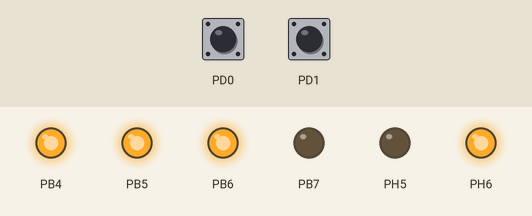
The program below on a simulated ATmega2560, built with avr-gcc and emulated at 16 MHz. Parts: output pins drawn as LEDs (lit = HIGH). Inputs (shaded band) come from the test bench; at power-on: PD0 HIGH, PD1 HIGH. What the program prints to the serial monitor is not drawn.

Above: at 0.1 s.
Timing chart, 0 to 1.6 s (numbered marks = the images above):
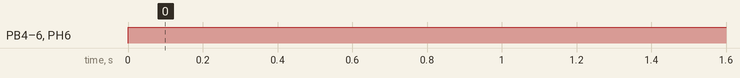

The program:

main.cpp
```cpp
/*
 * encoder-test_diff.cpp
 *
 * Created: 12/5/2017 12:25:14 PM
 * Author : Ab Timilsina
 */
 #ifndef F_CPU
 #define F_CPU	16000000UL
 #endif

#include <avr/io.h>
#include <avr/interrupt.h>
#include "Motor.h"
#include "Encoder.h"
#include "uart.h"

 Encoder e[2];

int main(void)
{
  Motor m1,m2;
  m1.Initialise(1),m2.Initialise(2);
   e[0].Initialise(1),e[1].Initialise(2);
   initUART0();
   m1.SetOcrValue(249);
  m2.SetOcrValue(249);
     sei();
    while (1)
    {
		//UART0TransmitString("E1: ");
		//UART0TransmitData(e[0].Get_count());
		//UART0Transmit('\t');
//
		//UART0TransmitString("E2: ");
		//UART0TransmitData(e[1].Get_count());
		//UART0Transmit('\n');
    }
}

ISR(INT_VECT1)
{
	if(bit_is_set(ENCODER1_CHAPORTPIN,ENCODER1_CHBPIN))		//ENCODER_CHAPORTPIN,ENCODER_CHBPIN
	{
		e[0].incCount();
	}
	else
	e[0].dcrCount();

}

ISR(INT_VECT2)
{
	if(bit_is_set(ENCODER2_CHAPORTPIN,ENCODER2_CHBPIN))		//ENCODER_CHAPORTPIN,ENCODER_CHBPIN
	{
		e[1].incCount();
	}
	else
	e[1].dcrCount();
}


ISR(TIMER5_COMPA_vect)
{
	e[1].Calc_Speed();
	UART0TransmitData(e[1].Get_Speed());
	UART0Transmit('\n');
}
```

Encoder.cpp
```cpp
/*
* Encoder.cpp
*
* Created: 10/15/2017 5:57:05 PM
* Author: Subash Timilsina
*/


#include "Encoder.h"

void Encoder::Initialise(uint8_t x)
{
	no = x;
	if(no==1)
	{
		INPUT(ENCODER1_CHANNELA);
		INPUT(ENCODER1_CHANNELB);
		SET(ENCODER1_CHANNELA);
		SET(ENCODER1_CHANNELB);
	}
	else if(no==2)
	{
		INPUT(ENCODER2_CHANNELA);
		INPUT(ENCODER2_CHANNELB);
		SET(ENCODER2_CHANNELA);
		SET(ENCODER2_CHANNELB);
	}
	else if(no==3)
	{
		INPUT(ENCODER3_CHANNELA);
		INPUT(ENCODER3_CHANNELB);
		SET(ENCODER3_CHANNELA);
		SET(ENCODER3_CHANNELB);
	}

	Init_Interrupts();
	Init_Timers();
}

void Encoder::Init_Interrupts()
{
	sei();
	if(no==1)
	{
		EIMSK &= ~(1<<ENCODER1_INT);
		EICRA |= (1<<INT1_ISC1);	//falling edge
		EIMSK |= (1<<ENCODER1_INT);		//setting INT pin
		EIFR |= (1<<INT1_INTF);	    //clear int flag
	}
	else if (no==2)
	{
		EIMSK &= ~(1<<ENCODER2_INT);
		EICRA |= (1<<INT2_ISC1);	//falling edge
		EIMSK |= (1<<ENCODER2_INT);		//setting INT pin
		EIFR |= (1<<INT2_INTF);	    //clear int flag
	}
	else if (no==3)
	{
		EIMSK &= ~(1<<ENCODER3_INT);
		EICRA |= (1<<INT3_ISC1);	//falling edge
		EIMSK |= (1<<ENCODER3_INT);		//setting INT pin
		EIFR |= (1<<INT3_INTF);	    //clear int flag
	}
}

void Encoder::Init_Timers()
{
	TCCR5B |= ((1<<WGM52)|(1<<CS50)|(1<<CS51)); //CTC mode and prescaler of 64
	TIMSK5 |= (1<<OCIE5A);
	OCR5A  = (F_CPU/1000)*(DELAYTIMEMS/64.0);
	TCNT5 = 0;
}


void Encoder::Calc_Speed()				//keep in timer compare match
{
	speed = pprcount;
	pprcount = 0;
}
```

Encoder.h
```cpp
/*
* Encoder.h
*
* Created: 10/15/2017 5:57:05 PM
* Author: Subash Timilsina
*/


#ifndef __ENCODER_H__
#define __ENCODER_H__

#include <avr/io.h>
#include <avr/interrupt.h>
#include "headers.h"

#ifndef F_CPU
#define F_CPU		16000000UL
#endif

#define	 CLOCKWISE			1
#define	 ANTICLOCKWISE		0

#define  DELAYTIMEMS		20.0

#define	 PPR	250.0

//encoder 1

#define  ENCODER1_CHANNELA	D,0
#define	 ENCODER1_CHANNELB	A,0
#define	 ENCODER1_INT		INT0

#define	 ENCODER1_CHAPORTPIN	 PINA
#define	 ENCODER1_CHBPIN		 PA0
#define	 INT1_ISC1			ISC01
#define	 INT1_INTF			INTF0

#define  INT_VECT1			INT0_vect

//encoder 2

#define  ENCODER2_CHANNELA		D,1
#define	 ENCODER2_CHANNELB		A,1
#define	 ENCODER2_INT			INT1

#define	 ENCODER2_CHAPORTPIN	 PINA
#define	 ENCODER2_CHBPIN		 PA1
#define	 INT2_ISC1				ISC11
#define	 INT2_INTF				INTF1

#define  INT_VECT2				INT1_vect

//encoder 3

#define  ENCODER3_CHANNELA		D,2
#define	 ENCODER3_CHANNELB		A,2
#define	 ENCODER3_INT			INT2

#define	 ENCODER3_CHAPORTPIN	 PINA
#define	 ENCODER3_CHBPIN		 PA2
#define	 INT3_ISC1				ISC21
#define	 INT3_INTF				INTF2

#define  INT_VECT3				INT2_vect


class Encoder
{
	private:
		uint8_t no;
		long int speed;
		long int pprcount;

	public:
	Encoder():speed(0),pprcount(0){};
	void Initialise(uint8_t x);
	void Init_Interrupts();
	void Init_Timers();
	void Calc_Speed();
	inline long int Get_Speed(){return speed;};
	inline void Set_Speed(int val){speed = val;};
	inline void incCount(){pprcount++;};
	inline void dcrCount(){pprcount--;};
	inline int Get_count(){return pprcount;};
	inline void Set_count(int val){pprcount = val;};
};

#endif //__ENCODER_H__
```

Motor.cpp
```cpp
#include "Motor.h"


void Motor::Initialise(uint8_t no)
{
	num = no;
	InitPWM();

	StopMotor();
	SetOcrValue(0);

}

void Motor::InitPWM()
{
	if (num==1)
	{
		OUTPUT(DD_F1);
		OUTPUT(DD_B1);

		OUTPUT(DD_PWM1);

		PWM_TCCRA1	|=  ( 1 << PWM_1COM1 ) | ( 1 << PWM_1WGM1 );														//
		PWM_TCCRB1	|=  ( 1 << PWM_1WGM2 ) | ( 1 << PWM_1WGM3 ) | ( 1 << PWM_1CS1);									//PRESCALAR 8
		PWM_ICR1		 =         ICR_TOP;
	}
	else if(num==2)
	{
		OUTPUT(DD_F2);
		OUTPUT(DD_B2);

		OUTPUT(DD_PWM2);

		PWM_TCCRA2	|=  ( 1 << PWM_2COM1 ) | ( 1 << PWM_2WGM1 );														//
		PWM_TCCRB2	|=  ( 1 << PWM_2WGM2 ) | ( 1 << PWM_2WGM3 ) | ( 1 << PWM_2CS1);									//PRESCALAR 8
		PWM_ICR2		 =         ICR_TOP;
	}

}

void Motor::SetForwardDirection()
{
	switch(num)
	{
		case 1:
			SET		(DD_F1);
			CLEAR	(DD_B1);
			break;
		case 2:
			SET		(DD_F2);
			CLEAR	(DD_B2);
			break;

	}


}
void Motor::SetReverseDirection()
{
	switch(num)
	{
		case 1:
			CLEAR	(DD_F1);
			SET		(DD_B1);
			break;
		case 2:
			CLEAR	(DD_F2);
			SET		(DD_B2);
			break;
	}

}

void Motor::StopMotor()
{
	switch(num)
	{
		case 1:
			CLEAR	(DD_F1);
			CLEAR	(DD_B1);

			PWM_OCR1 = 0;
			break;
		case 2:
			CLEAR	(DD_F2);
			CLEAR	(DD_B2);

			PWM_OCR2 = 0;
			break;
	}
}


void Motor::SetOcrValue(int Ocr)
{
	if (Ocr > 0)
		SetForwardDirection();
	if( Ocr < 0)
	{
		Ocr = -Ocr;
		SetReverseDirection();
	}
	if( Ocr >= MAX_VALUE)
		Ocr = MAX_VALUE;

	switch(num)
	{
		case 1:
			PWM_OCR1	= Ocr;
			break;
		case 2:
			PWM_OCR2	= Ocr;
			break;
	}
}
```

Motor.h
```cpp
#ifndef MOTOR_H
#define MOTOR_H


	#include "headers.h"

     #define ICR_TOP   249
     #define MAX_VALUE 249
     #define MIN_VALUE 0


	//For motor 1


    #define DD_F1 B,4
    #define DD_B1 B,7

    #define DD_PWM1			B,6
    #define PWM_TCCRA1		TCCR1A
    #define PWM_TCCRB1		TCCR1B
    #define PWM_ICR1			ICR1
    #define PWM_OCR1			OCR1B

    #define PWM_1COM0		COM1B0
    #define PWM_1COM1		COM1B1

    #define PWM_1WGM0		WGM10
    #define PWM_1WGM1		WGM11
    #define PWM_1WGM2		WGM12
    #define PWM_1WGM3		WGM13
    #define PWM_1CS0			CS10
    #define PWM_1CS1			CS11
    #define PWM_1CS2			CS12

    //For motor 2

    #define DD_F2 H,6
    #define DD_B2 H,5

    #define DD_PWM2			B,5
    #define PWM_TCCRA2		TCCR1A
    #define PWM_TCCRB2		TCCR1B
    #define PWM_ICR2			ICR1
    #define PWM_OCR2			OCR1A

    #define PWM_2COM0		COM1A0
    #define PWM_2COM1		COM1A1

    #define PWM_2WGM0		WGM10
    #define PWM_2WGM1		WGM11
    #define PWM_2WGM2		WGM12
    #define PWM_2WGM3		WGM13
    #define PWM_2CS0			CS10
    #define PWM_2CS1			CS11
    #define PWM_2CS2			CS12


class Motor
{

     private:
		uint8_t num;
     public:
        void Initialise(uint8_t no);

        void InitPWM();

        void SetForwardDirection();
        void SetReverseDirection();
        void StopMotor();
        void SetOcrValue(int x);
};

#endif // MOTOR_H
```

headers.h
```cpp
#ifndef HEADERS_H_
#define HEADERS_H_


#ifndef F_CPU
#define F_CPU 16000000UL
#endif


#define INPUT2(port,pin) DDR ## port &= ~_BV(pin)
#define OUTPUT2(port,pin) DDR ## port |= _BV(pin)
#define CLEAR2(port,pin) PORT ## port &= ~_BV(pin)
#define SET2(port,pin) PORT ## port |= _BV(pin)
#define TOGGLE2(port,pin) PORT ## port ^= _BV(pin)
#define READ2(port,pin) ((PIN ## port & _BV(pin))?1:0)


#define INPUT(x) INPUT2(x)
#define OUTPUT(x) OUTPUT2(x)
#define CLEAR(x) CLEAR2(x)
#define SET(x) SET2(x)
#define TOGGLE(x) TOGGLE2(x)
#define READ(x) READ2(x)


#include <avr/io.h>
#include <avr/interrupt.h>
#include <util/delay.h>
#include <math.h>


#endif /* HEADERS_H_ */
```

uart.cpp
```cpp
/*
 * uart.c
 *
 * Created: 5/4/2016 3:33:27 AM
 *  Author:
 */

#include "uart.h"


char buffer=0,buffer1=0,buffer3=0;
unsigned char buffer2=0;
signed char rcvdata[8];
static uint8_t datacount;
volatile bool rcvflag = false;


void initUART0(void)
{
	//set baud rate
	UBRR0H=(MYUBRR0)>>8;
	UBRR0L=MYUBRR0;

	//Enable Receiver and Transmitter
	UCSR0B = ((1<<RXEN0)|(1<<TXEN0)|(1<<RXCIE0));

	//set frame format
	UCSR0C=((1<<UCSZ00)|(1<<UCSZ01));
}

void initUART1(void)
{
	//set baud rate
	UBRR1H=(MYUBRR1)>>8;
	UBRR1L=MYUBRR1;

	//Enable Receiver and Transmitter
	UCSR1B = ((1<<RXEN1)|(1<<TXEN1)|(1<<RXCIE1));

	//set frame format
	UCSR1C= ((1<<UCSZ10)|(1<<UCSZ11));
}

void initUART2(void)
{
	datacount = 0;
	//set baud rate
	UBRR2H=(MYUBRR2)>>8;
	UBRR2L=MYUBRR2;

	//Enable Receiver and Transmitter
	UCSR2B = ((1<<RXEN2)|(1<<TXEN2)|(1<<RXCIE2));

	//set frame format
	UCSR2C= ((1<<UCSZ20)|(1<<UCSZ21));
}

void initUART3(void)
{
	//set baud rate
	UBRR3H=(MYUBRR3)>>8;
	UBRR3L=MYUBRR3;

	//Enable Receiver and Transmitter
	UCSR3B = ((1<<RXEN3)|(1<<TXEN3)|(1<<RXCIE3));

	//set frame format
	UCSR3C= ((1<<UCSZ30)|(1<<UCSZ31));
}

void UART0Transmit(unsigned char data)
{
	//wait for transmit buffer to be empty
	while(!((UCSR0A)&(1<<UDRE0)));

	//send data
	UDR0=data;
}


void UART1Transmit(unsigned char data)
{
	//wait for transmit buffer to be empty
	while(!((UCSR1A)&(1<<UDRE1)));

	//send data
	UDR1=data;
}


void UART2Transmit(unsigned char data)
{
	//wait for transmit buffer to be empty
	while(!((UCSR2A)&(1<<UDRE2)));

	//send data
	UDR2=data;
}
void UART3Transmit(unsigned char data)
{
	//wait for transmit buffer to be empty
	while(!((UCSR3A)&(1<<UDRE3)));

	//send data
	UDR3=data;
}


unsigned char UART0Receive(void)
{
	char data=buffer;
	buffer=0;
	return data;
}

unsigned char UART1Receive(void)
{
	char data=buffer1;
	buffer1=0;
	return data;
}


unsigned char UART2Receive(void)
{
	char data=buffer2;
	buffer2=0;
	return data;
}

unsigned char UART3Receive(void)
{
	char data=buffer3;
	buffer3=0;
	return data;
}

void UART0TransmitData(int data)
{
	char buffer[20];
	char *i=0;
	itoa(data,buffer,10);
	i=buffer;
	while(*i)
		UART0Transmit(*i++);
}

void UART1TransmitData(int data)
{
	char buffer[20];
	char *i=0;
	itoa(data,buffer,10);
	i=buffer;
	while(*i)
	UART1Transmit(*i++);
}

void UART2TransmitData(int data)
{
	char buffer[20];
	char *i=0;
	itoa(data,buffer,10);
	i=buffer;
	while(*i)
	UART2Transmit(*i++);
}

void UART3TransmitData(int data)
{
	char buffer[20];
	char *i=0;
	itoa(data,buffer,10);
	i=buffer;
	while(*i)
	UART3Transmit(*i++);
}


void UART0TransmitString(const char *s)
{
	while(*s)
		UART0Transmit(*s++);
}

void UART1TransmitString(const char *s)
{
	while(*s)
	UART1Transmit(*s++);
}


void UART2TransmitString(const char *s)
{
	while(*s)
	UART2Transmit(*s++);
}

void UART3TransmitString(const char *s)
{
	while(*s)
	UART3Transmit(*s++);
}

ISR(USART0_RX_vect)
{
	buffer=UDR0;
}

ISR(USART1_RX_vect)
{
	buffer1=UDR1;

}

ISR(USART2_RX_vect)
{
	buffer2=UDR2;
}
ISR(USART3_RX_vect)
{
	buffer3=UDR3;
}
```

uart.h
```cpp
/*
 * uart.h
 *
 * Created: 5/4/2016 3:33:44 AM
 *  Author:
 */


#ifndef UART_H_
#define UART_H_

#ifndef F_CPU
#define F_CPU 16000000UL
#endif

#define BAUD_RATE3 9600
#define MYUBRR3 F_CPU/16/BAUD_RATE3-1

#define BAUD_RATE2 9600
#define MYUBRR2 F_CPU/16/BAUD_RATE2-1

#define BAUD_RATE1 9600
#define MYUBRR1 F_CPU/16/BAUD_RATE1-1

#define BAUD_RATE0 38400
#define MYUBRR0 F_CPU/16/BAUD_RATE0-1

#define TIMEOUT 10
#define START_BYTE 227

#include <avr/io.h>
#include <avr/interrupt.h>
#include <util/delay.h>
#include <string.h>
#include <stdlib.h>

void initUART0(void);
void UART0Transmit(unsigned char data);
unsigned char UART0Receive(void);
void UART0TransmitData(int data);
void UART0TransmitString(const char *s);

void initUART1(void);
void UART1Transmit(unsigned char data);
unsigned char UART1Receive(void);
void UART1TransmitData(int data);
void UART1TransmitString(const char *s);


void initUART2(void);
void UART2Transmit(unsigned char data);
unsigned char UART2Receive(void);
void UART2TransmitData(int data);
void UART2TransmitString(const char *s);

void initUART3(void);
void UART3Transmit(unsigned char data);
unsigned char UART3Receive(void);
void UART3TransmitData(int data);
void UART3TransmitString(const char *s);


#endif /* UART_H_ */
```

Measured:
- by itself, PB4–6, PH6: LOW → HIGH at 0.00 s
